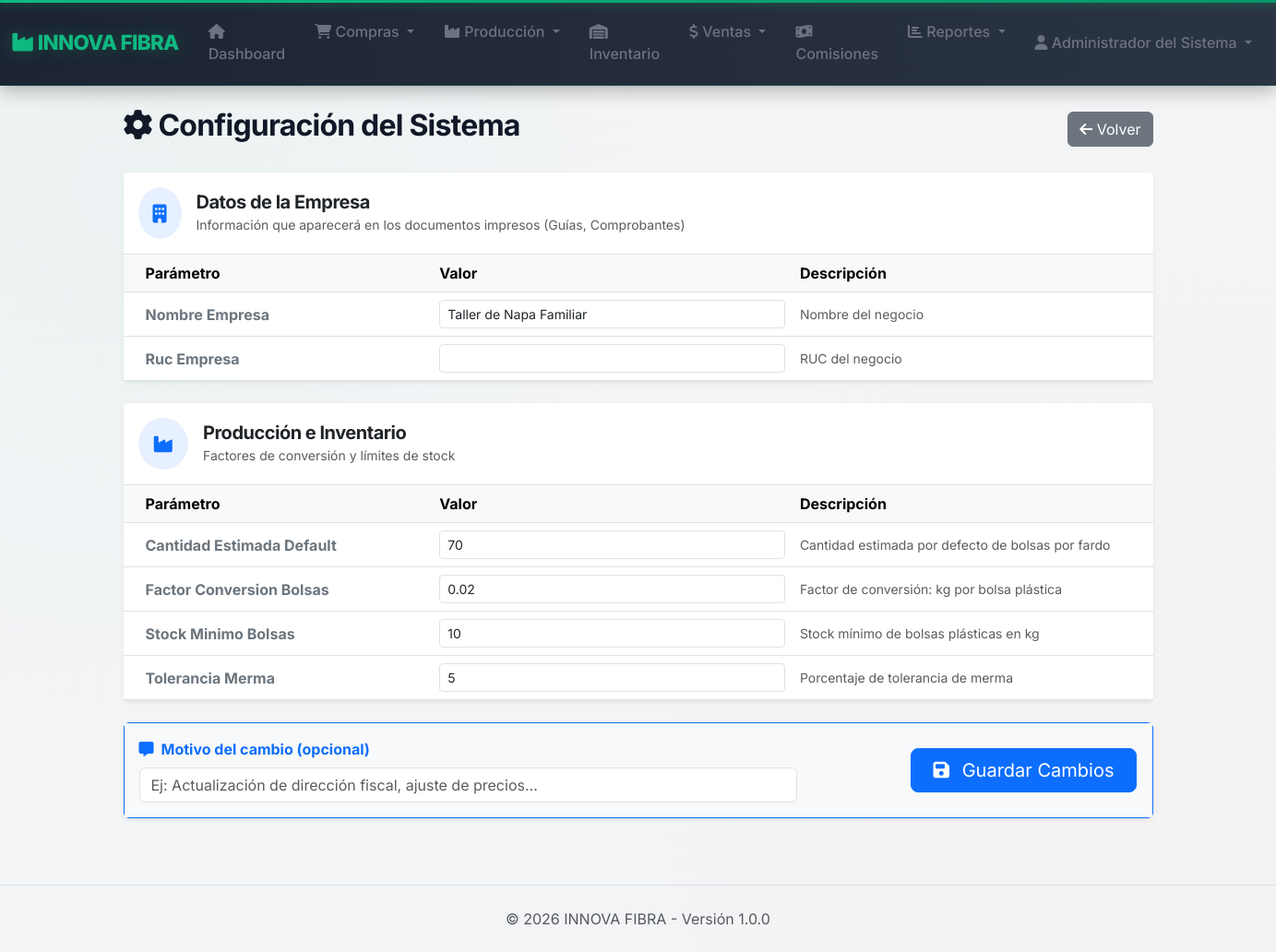
Page /configuracion (signed in) on the committed database.
### tables this page shows
CREATE TABLE `configuracion_sistema` (
    `id_config` INT UNSIGNED NOT NULL AUTO_INCREMENT,
    `parametro` VARCHAR(100) NOT NULL,
    `valor` VARCHAR(255) NOT NULL,
    `tipo_dato` ENUM('entero', 'decimal', 'texto', 'boolean') NOT NULL,
    `descripcion` TEXT NULL,
    `fecha_modificacion` TIMESTAMP NULL DEFAULT NULL ON UPDATE CURRENT_TIMESTAMP,
    `usuario_modificacion` INT UNSIGNED NULL,
    PRIMARY KEY (`id_config`),
    UNIQUE INDEX `parametro_UNIQUE` (`parametro` ASC)
    );

### src/controllers/ConfiguracionController.php (called while the page is built, shortened)
<?php
class ConfiguracionController extends BaseController {
    public function index() {
        $stmt = $this->db->query(
            "SELECT parametro, valor, tipo_dato, descripcion FROM configuracion_sistema ORDER BY parametro"
        );
        $params = $stmt->fetchAll();
        $data = [
            'title' => 'Configuración del Sistema',
            'params' => $params
        ];
        $this->view('configuracion/index', $data);
    }
}

### public/index.php (called while the page is built, shortened)
<?php
require_once __DIR__ . '/../config/database.php';
require_once APP_PATH . '/helpers/functions.php';
$route = isset($_GET['route']) ? $_GET['route'] : '';
try {
    $parts = explode('/', trim($route, '/'));
    $rawAction = !empty($parts[1]) ? $parts[1] : 'index';
    $actionCandidates = [$rawAction];
    $actionCandidates[] = str_replace('-', '_', $rawAction);
    $controllerInstance = new $controller();
    $action = null;
    foreach ($actionCandidates as $candidate) {
        if (method_exists($controllerInstance, $candidate)) {
            $action = $candidate;
            break;
        }
    }
    $params = array_slice($parts, 2);
    call_user_func_array([$controllerInstance, $action], $params);
} catch (Exception $e) {
    if (APP_ENV === 'development') {
        echo "<h1>Error</h1>";
        echo "<p>" . $e->getMessage() . "</p>";
        echo "<pre>" . $e->getTraceAsString() . "</pre>";
    } else {
        http_response_code(500);
        include VIEWS_PATH . '/errors/500.php';
    }
}

### src/helpers/functions.php (called while the page is built, shortened)
<?php
function h($string) {
    return htmlspecialchars((string)$string, ENT_QUOTES, 'UTF-8');
}

### config/database.php (called while the page is built, shortened)
<?php
class Database {
    private static $instance = null;
    private $connection;
    private function __construct() {
        try {
            $dsn = "mysql:host=" . DB_HOST . ";dbname=" . DB_NAME . ";charset=" . DB_CHARSET;
            $options = [
                PDO::ATTR_ERRMODE            => PDO::ERRMODE_EXCEPTION,
                PDO::ATTR_DEFAULT_FETCH_MODE => PDO::FETCH_ASSOC,
                PDO::ATTR_EMULATE_PREPARES   => false,
                PDO::MYSQL_ATTR_INIT_COMMAND => "SET NAMES " . DB_CHARSET . " COLLATE utf8mb4_unicode_ci"
            ];
            $this->connection = new PDO($dsn, DB_USER, DB_PASS, $options);
            $this->connection->exec("SET time_zone = '-05:00'");
        } catch(PDOException $e) {
            die("<div style='font-family:sans-serif; padding:20px; border:1px solid red; background:#ffeeee; color:red;'>
                    <h3>❌ Error de Conexión a Base de Datos</h3>
                    <p><strong>Mensaje:</strong> " . $e->getMessage() . "</p>
                    <p>Verifica que el usuario <code>" . DB_USER . "</code> tenga permisos sobre la base de datos.</p>
                 </div>");
        }
    }
    public static function getInstance() {
        if (self::$instance === null) {
            self::$instance = new self();
        }
        return self::$instance;
    }
    public function getConnection() {
        return $this->connection;
    }
}

### src/views/configuracion/index.php (the view, shortened to what this page needs)
<?php require_once VIEWS_PATH . '/layout/header.php'; ?>
<div class="container">
    <div class="d-flex justify-content-between align-items-center mb-4">
        <h2><i class="fas fa-cog"></i> <?= h($title) ?></h2>
        <a href="<?= BASE_URL ?>/dashboard" class="btn btn-secondary">
            <i class="fas fa-arrow-left"></i> Volver
        </a>
    </div>
    <?php if (isset($params) && count($params) > 0): ?>
    <?php
    $grupos = [
        'empresa' => [
            'titulo' => 'Datos de la Empresa',
            'icono' => 'fa-building',
            'descripcion' => 'Información que aparecerá en los documentos impresos (Guías, Comprobantes)',
            'params' => []
        ],
        'produccion' => [
            'titulo' => 'Producción e Inventario',
            'icono' => 'fa-industry',
            'descripcion' => 'Factores de conversión y límites de stock',
            'params' => []
        ],
        'sistema' => [
            'titulo' => 'Sistema y Ventas',
            'icono' => 'fa-sliders-h',
            'descripcion' => 'Configuraciones generales del comportamiento del sistema',
            'params' => []
        ],
        'otros' => [
            'titulo' => 'Otros Parámetros',
            'icono' => 'fa-list',
            'descripcion' => 'Configuraciones adicionales',
            'params' => []
        ]
    ];
    $asignacion = [
        'nombre_empresa' => 'empresa',
        'ruc_empresa' => 'empresa',
        'direccion_empresa' => 'empresa',
        'telefono_empresa' => 'empresa',
        'email_empresa' => 'empresa',
        'factor_conversion_bolsas' => 'produccion',
        'factor_conversion_cubo' => 'produccion',
        'cantidad_estimada_default' => 'produccion',
        'tolerancia_merma' => 'produccion',
        'stock_minimo_bolsas' => 'produccion',
        'stock_minimo_fibra' => 'produccion',
        'margen_minimo_venta' => 'sistema',
        'timeout_sesion' => 'sistema'
    ];
    $ocultos = ['stock_minimo_fibra', 'timeout_sesion', 'margen_minimo_venta'];
    foreach ($params as $p) {
        if (in_array($p['parametro'], $ocultos)) continue;
        $grupoKey = $asignacion[$p['parametro']] ?? 'otros';
        $grupos[$grupoKey]['params'][] = $p;
    }
    ?>
    <form method="POST" action="<?= BASE_URL ?>/configuracion/guardar">
        <div class="row">
            <?php foreach ($grupos as $key => $grupo): ?>
                <?php if (empty($grupo['params'])) continue; ?>
                <div class="col-12 mb-4">
                    <div class="card shadow-sm border-0">
                        <div class="card-header bg-white py-3 border-bottom">
                            <div class="d-flex align-items-center">
                                <div class="rounded-circle bg-primary bg-opacity-10 p-3 me-3 text-primary">
                                    <i class="fas <?= $grupo['icono'] ?> fa-lg"></i>
                                </div>
                                <div>
                                    <h5 class="mb-0 fw-bold text-dark"><?= $grupo['titulo'] ?></h5>
                                    <small class="text-muted"><?= $grupo['descripcion'] ?></small>
                                </div>
                            </div>
                        </div>
                        <div class="card-body p-0">
                            <div class="table-responsive">
                                <table class="table table-hover mb-0 align-middle">
                                    <thead class="table-light">
                                        <tr>
                                            <th style="width: 30%;" class="ps-4">Parámetro</th>
                                            <th style="width: 35%;">Valor</th>
                                            <th style="width: 35%;">Descripción</th>
                                        </tr>
                                    </thead>
                                    <tbody>
                                        <?php foreach ($grupo['params'] as $p): ?>
                                        <tr>
                                            <td class="ps-4 fw-bold text-secondary">
                                                <?= h(ucwords(str_replace('_', ' ', $p['parametro']))) ?>
                                            </td>
                                            <td>
                                                <?php if ($p['tipo_dato'] === 'decimal'): ?>
                                                    <div class="input-group input-group-sm">
                                                        <input type="number" step="0.01" name="valor[<?= h($p['parametro']) ?>]" class="form-control" value="<?= h($p['valor']) ?>">
                                                    </div>
                                                <?php elseif ($p['tipo_dato'] === 'integer' || $p['tipo_dato'] === 'int'): ?>
                                                    <input type="number" step="1" name="valor[<?= h($p['parametro']) ?>]" class="form-control form-control-sm" value="<?= h($p['valor']) ?>">
                                                <?php else: ?>
                                                    <input type="text" name="valor[<?= h($p['parametro']) ?>]" class="form-control form-control-sm" value="<?= h($p['valor']) ?>">
                                                <?php endif; ?>
                                            </td>
                                            <td class="text-muted small">
                                                <?= h($p['descripcion']) ?>
                                            </td>
                                        </tr>
                                        <?php endforeach; ?>
                                    </tbody>
                                </table>
                            </div>
                        </div>
                    </div>
                </div>
            <?php endforeach; ?>
        </div>
        <div class="card mb-5 border-primary shadow-sm">
            <div class="card-body bg-light">
                <div class="row align-items-center">
                    <div class="col-md-8">
                        <label class="form-label fw-bold text-primary"><i class="fas fa-comment-alt me-2"></i>Motivo del cambio (opcional)</label>
                        <input type="text" name="motivo" class="form-control" placeholder="Ej: Actualización de dirección fiscal, ajuste de precios...">
                    </div>
                    <div class="col-md-4 text-end mt-3 mt-md-0">
                        <button type="submit" class="btn btn-primary btn-lg px-4">
                            <i class="fas fa-save me-2"></i> Guardar Cambios
                        </button>
                    </div>
                </div>
            </div>
        </div>
    </form>
    <?php else: ?>
    <div class="alert alert-info">No hay parámetros de configuración disponibles.</div>
    <?php endif; ?>
</div>
<?php require_once VIEWS_PATH . '/layout/footer.php'; ?>

### rows in the picture
configuracion_sistema: parametro "Nombre Empresa", valor "Taller de Napa Familiar", descripcion "Nombre del negocio"
configuracion_sistema: parametro "Ruc Empresa", descripcion "RUC del negocio"
configuracion_sistema: parametro "Cantidad Estimada Default", valor "70", descripcion "Cantidad estimada por defecto de bolsas por fardo"
configuracion_sistema: parametro "Factor Conversion Bolsas", valor "0.02", descripcion "Factor de conversión: kg por bolsa plástica"
configuracion_sistema: parametro "Stock Minimo Bolsas", valor "10", descripcion "Stock mínimo de bolsas plásticas en kg"
configuracion_sistema: parametro "Tolerancia Merma", valor "5", descripcion "Porcentaje de tolerancia de merma"

### other values in the picture
APP_NAME "INNOVA FIBRA"
getCurrentUserName() "Administrador del Sistema"
$title "Configuración del Sistema"
$grupo['titulo'] "Datos de la Empresa"
$grupo['descripcion'] "Información que aparecerá en los documentos impresos (Guías, Comprobantes)"
$grupo['titulo'] "Producción e Inventario"
$grupo['descripcion'] "Factores de conversión y límites de stock"
APP_VERSION "1.0.0"
